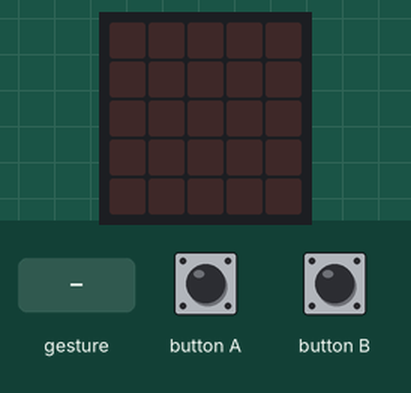
Simulated run of this program. Board: BBC micro:bit running MicroPython. Parts: the board's 5×5 LED display. Inputs (shaded band) come from the test bench. Random numbers come from a fixed seed; a tilt is held for 1.5 s and a shake lasts 1 s, then the board lies face up again.

Above: at 1.2 s.
1.3 s: gesture 'shake'
At 3.2 s:
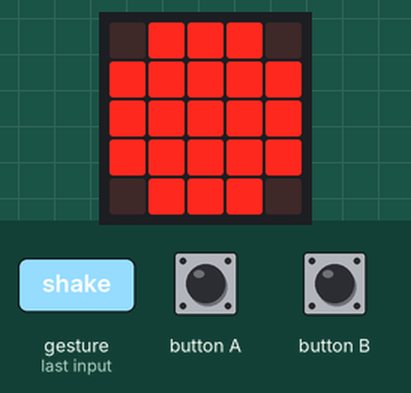
3.9 s: button A pressed for 0.15 s
At 5.1 s:
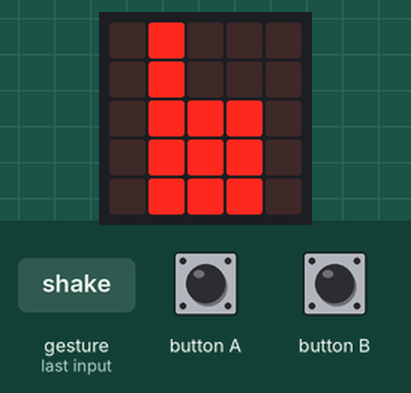
5.5 s: button B pressed for 0.15 s
At 6.3 s:
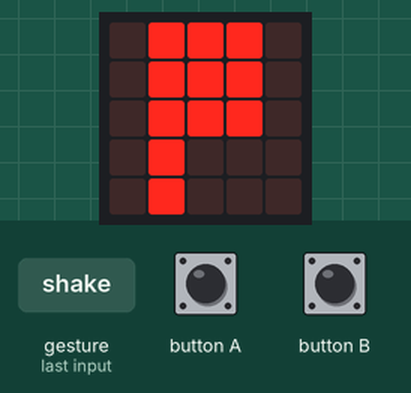
7.1 s: gesture 'left'
At 7.7 s:
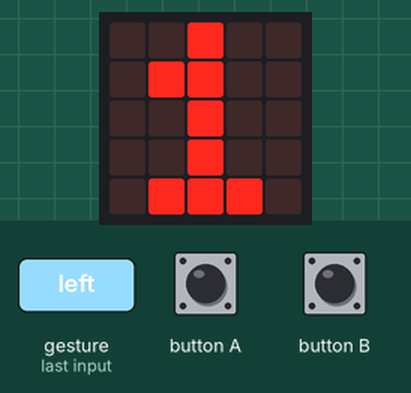
8.7 s: button A pressed for 1 s
At 9.9 s:
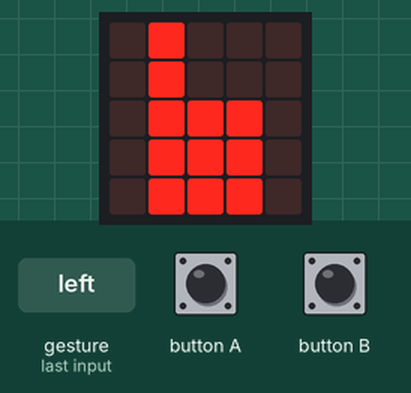
11.2 s: button B pressed for 1 s
At 11.8 s:
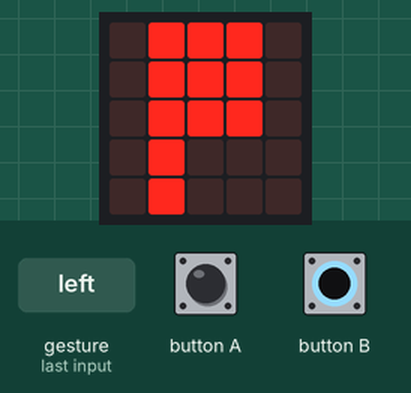
Timing chart, 0 to 14.2 s (numbered marks = the images above; inputs shaded):
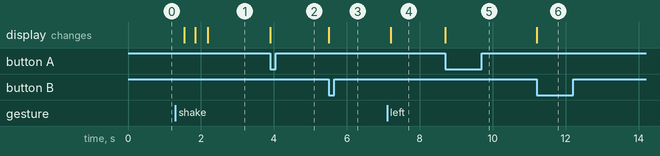

Measured:
- after the input at 1.3 s, the display: first changes after 0.24 s (image 1 shows a later state)
- after the input at 3.9 s, the display: changes at once (image 2)
- after the input at 5.5 s, the display: changes at once (image 3)
- after the input at 7.1 s, the display: changes after 0.10 s (image 4)
- after the input at 8.7 s, the display: changes at once (image 5)
- after the input at 11.2 s, the display: changes at once (image 6)

The program:

microbit_rockpapersiccors.py
```python
# Write your code here :-)
from microbit import *
import random

rock = Image('09990:99999:99999:99999:09990')
paper = Image('99990:90090:90090:90990:99900')
scissor = Image('00900:00900:99999:99900:09900')

mylist = [rock,paper,scissor]

thumbup = Image('09000:09000:09990:09990:09990')
thumbdown = Image('09990:09990:09990:09000:09000')

puntentellerGoed = 0;
puntentellerFout = 0;

while True:
    if accelerometer.is_gesture("shake"):
        display.show(random.choice(mylist))
    elif button_a.was_pressed():
        display.show(thumbup)
        puntentellerGoed += 1;
    elif button_b.was_pressed():
        display.show(thumbdown)
        puntentellerFout += 1;
    elif accelerometer.is_gesture("left"):
        display.show(puntentellerGoed)
    elif accelerometer.is_gesture("right"):
        display.show(puntentellerFout)
```
